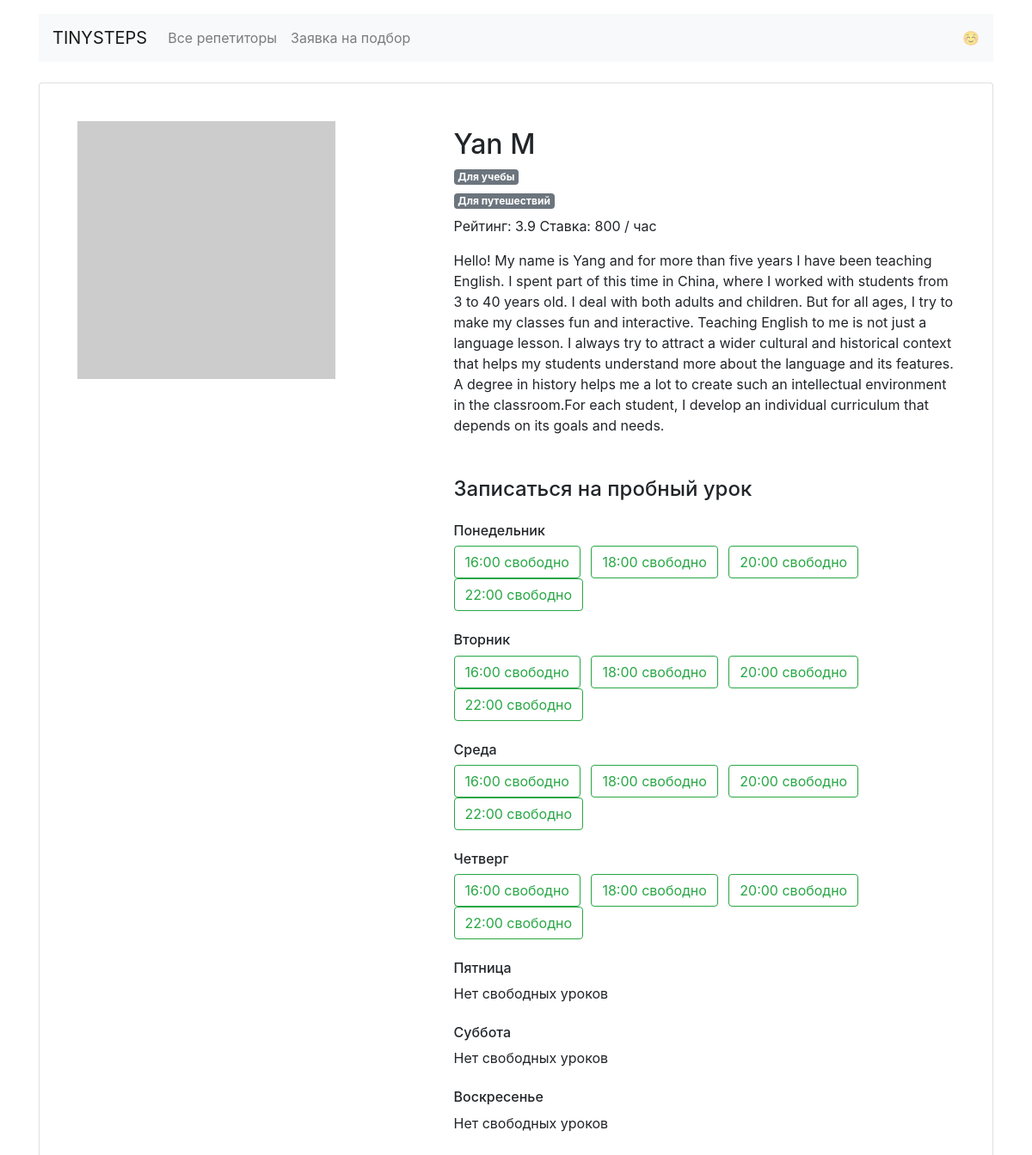
Page /profiles/5/ on the committed database.
### app.py (models this page shows)
class Teacher(db.Model):
    __tablename__ = "teachers"
    id = db.Column(db.Integer, primary_key=True)
    name = db.Column(db.String, nullable=False)
    price = db.Column(db.Integer, nullable=False)
    schedule = db.Column(db.String, nullable=False)
    rating = db.Column(db.Float, nullable=False)
    picture = db.Column(db.String, nullable=False)
    about = db.Column(db.String, nullable=False)
    goals = db.Column(db.String, nullable=False)
    students = db.relationship("Booking", back_populates="teacher")

### app.py (the view)
@app.route('/profiles/<int:id_tutor>/')
def tutor_page(id_tutor):
    ru_teacher_goal_list = []
    teacher_from_id = db.session.query(Teacher).get_or_404(id_tutor)
    for goal, ru_goal in goals_file.items():
        if goal in json.loads(teacher_from_id.goals):
            ru_teacher_goal_list.append(ru_goal)
    return render_template('profile.html',
                           id_tutor=id_tutor,
                           schedule=json.loads(teacher_from_id.schedule),
                           name=teacher_from_id.name,
                           rating=teacher_from_id.rating,
                           price=teacher_from_id.price,
                           picture=teacher_from_id.picture,
                           about=teacher_from_id.about,
                           eng_dayname=eng_dayname,
                           ru_teacher_goal_list=ru_teacher_goal_list,
                           )

### templates/profile.html (shortened to what this page needs)
{% extends 'base.html' %}
{% block container %}
  <main class="container mt-3">
    <div class="card my-4 mx-auto">
      <div class="card-body m-2 m-md-4">
        <article class="row">
          <div class="col-5"><img src="{{ picture }}" class="img-fluid" alt=""></div>
          <div class="col-7">
            <h6 class="teacher=info">
              <h1 class="h2">{{ name }}</h1>{% for goal in ru_teacher_goal_list %}
              <h6><span class="badge badge-secondary mr-2">{{ goal }}</span></h6>{% endfor %}<p>Рейтинг: {{ rating }} Ставка: {{ price }} / час</p>
              <p>{{ about }}</p>
            <section class="available">
              <h4 class="mb-4 mt-5">Записаться на пробный урок</h4>
              <h6 class="mt-4">Понедельник</h6>
              {% for time, bool in schedule['mon'].items() %} {% if bool == True %}
              <a href="/booking/{{ id_tutor }}/{{ eng_dayname[0] }}/{{ time.partition(':')[0] }}/" class="btn btn-outline-success mr-2">
                {{ time }} свободно</a>{% endif %}{% endfor %}{% if True not in schedule['mon'].values() %}<p>Нет свободных уроков</p>{% endif %}
              <h6 class="mt-4">Вторник</h6>
              {% for time, bool in schedule['tue'].items() %} {% if bool == True %}
              <a href="/booking/{{ id_tutor }}/{{ eng_dayname[1] }}/{{ time.partition(':')[0] }}/" class="btn btn-outline-success mr-2">
                {{ time }} свободно</a>{% endif %}{% endfor %}{% if True not in schedule['tue'].values() %}<p>Нет свободных уроков</p>{% endif %}
              <h6 class="mt-4">Среда</h6>
              {% for time, bool in schedule['wed'].items() %} {% if bool == True %}
              <a href="/booking/{{ id_tutor }}/{{ eng_dayname[2] }}/{{ time.partition(':')[0] }}/" class="btn btn-outline-success mr-2">
                {{ time }} свободно</a>{% endif %}{% endfor %}{% if True not in schedule['wed'].values() %}<p>Нет свободных уроков</p>{% endif %}
              <h6 class="mt-4">Четверг</h6>
              {% for time, bool in schedule['thu'].items() %} {% if bool == True %}
              <a href="/booking/{{ id_tutor }}/{{ eng_dayname[3] }}/{{ time.partition(':')[0] }}/" class="btn btn-outline-success mr-2">
                {{ time }} свободно</a>{% endif %}{% endfor %}{% if True not in schedule['thu'].values() %}<p>Нет свободных уроков</p>{% endif %}
              <h6 class="mt-4">Пятница</h6>
                {% if True not in schedule['fri'].values() %}<p>Нет свободных уроков</p>{% endif %}
              <h6 class="mt-4">Суббота</h6>
                {% if True not in schedule['sat'].values() %}<p>Нет свободных уроков</p>{% endif %}
              <h6 class="mt-4">Воскресенье</h6>
                {% if True not in schedule['sun'].values() %}<p>Нет свободных уроков</p>{% endif %}
            </section>
          </div>
        </article>
      </div>
    </div>
  </main>
</body>{% endblock %}

### templates/base.html (shortened to what this page needs)
<!DOCTYPE html>
<html lang="ru">
<head>
  <link rel="stylesheet" href="https://stackpath.bootstrapcdn.com/bootstrap/4.3.1/css/bootstrap.min.css">
</head>
<body>
  <header class="container mt-3">
    <nav class="navbar navbar-expand-lg navbar-light bg-light">
      <a class="navbar-brand" href="/">TINYSTEPS</a>
      <div class="collapse navbar-collapse" id="navbarNav">
        <ul class="navbar-nav">
          <li class="nav-item">
            <a class="nav-link" href="/all/">Все репетиторы</a>
          </li>
          <li class="nav-item">
            <a class="nav-link" href="/request/">Заявка на подбор</a>
          </li>
        </ul>
      </div>
      <span class="navbar-text d-sm-none d-lg-block">
        ☺️
      </span>
    </nav>
  </header>
{% block container %}{% endblock %}

### rows in the picture
Teacher: name "Yan M", rating "3.9", price "800", about "Hello! My name is Yang and for more than five years I have been teaching English. I spent part of this time in China, where I worked with students from 3 to 40 years old. I deal with both adults and children. But for all ages, I try to make my classes fun and interactive. Teaching English to me is not just a language lesson. I always try to attract a wider cultural and historical context that helps my students understand more about the language and its features. A degree in history helps me a lot to create such an intellectual environment in the classroom.For each student, I develop an individual curriculum that depends on its goals and needs."

### other values in the picture
{{ goal }} "Для учебы" "Для путешествий"
{{ time }} "16:00" "18:00" "20:00" "22:00"
